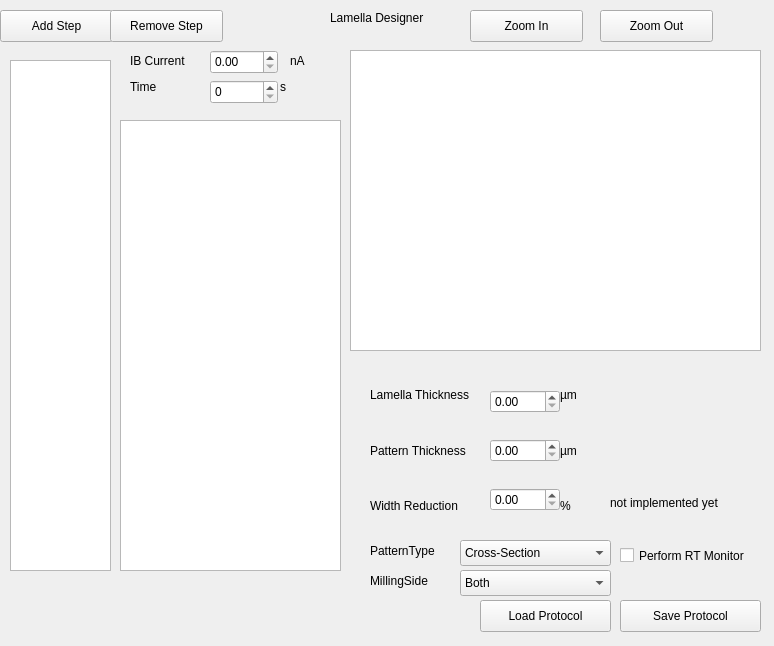
<?xml version="1.0" encoding="UTF-8"?>
<ui version="4.0">
 <class>PatternFileEditor</class>
 <widget class="QWidget" name="PatternFileEditor">
  <property name="geometry">
   <rect>
    <x>0</x>
    <y>0</y>
    <width>774</width>
    <height>646</height>
   </rect>
  </property>
  <property name="windowTitle">
   <string>Form</string>
  </property>
  <widget class="QLabel" name="label">
   <property name="geometry">
    <rect>
     <x>330</x>
     <y>10</y>
     <width>151</width>
     <height>16</height>
    </rect>
   </property>
   <property name="text">
    <string>Lamella Designer</string>
   </property>
  </widget>
  <widget class="QPushButton" name="Button_AddStep">
   <property name="geometry">
    <rect>
     <x>0</x>
     <y>10</y>
     <width>113</width>
     <height>32</height>
    </rect>
   </property>
   <property name="text">
    <string>Add Step</string>
   </property>
  </widget>
  <widget class="QPushButton" name="Button_RemoveStep">
   <property name="geometry">
    <rect>
     <x>110</x>
     <y>10</y>
     <width>113</width>
     <height>32</height>
    </rect>
   </property>
   <property name="text">
    <string>Remove Step</string>
   </property>
  </widget>
  <widget class="QGraphicsView" name="graphicsView">
   <property name="geometry">
    <rect>
     <x>350</x>
     <y>50</y>
     <width>411</width>
     <height>301</height>
    </rect>
   </property>
  </widget>
  <widget class="QLabel" name="label_10">
   <property name="geometry">
    <rect>
     <x>370</x>
     <y>530</y>
     <width>81</width>
     <height>41</height>
    </rect>
   </property>
   <property name="text">
    <string>PatternType</string>
   </property>
  </widget>
  <widget class="QLabel" name="label_11">
   <property name="geometry">
    <rect>
     <x>130</x>
     <y>40</y>
     <width>81</width>
     <height>41</height>
    </rect>
   </property>
   <property name="text">
    <string>IB Current</string>
   </property>
  </widget>
  <widget class="QDoubleSpinBox" name="Value_IB_Current">
   <property name="geometry">
    <rect>
     <x>210</x>
     <y>50</y>
     <width>68</width>
     <height>24</height>
    </rect>
   </property>
  </widget>
  <widget class="QLabel" name="label_12">
   <property name="geometry">
    <rect>
     <x>290</x>
     <y>40</y>
     <width>31</width>
     <height>41</height>
    </rect>
   </property>
   <property name="text">
    <string>nA</string>
   </property>
  </widget>
  <widget class="QComboBox" name="PatternTypeBox">
   <property name="geometry">
    <rect>
     <x>460</x>
     <y>540</y>
     <width>151</width>
     <height>26</height>
    </rect>
   </property>
   <item>
    <property name="text">
     <string>Cross-Section</string>
    </property>
   </item>
   <item>
    <property name="text">
     <string>Cleaning Cross-Section</string>
    </property>
   </item>
   <item>
    <property name="text">
     <string>Regular</string>
    </property>
   </item>
  </widget>
  <widget class="QListWidget" name="listWidget_Steps">
   <property name="geometry">
    <rect>
     <x>10</x>
     <y>60</y>
     <width>101</width>
     <height>511</height>
    </rect>
   </property>
   <property name="dragDropMode">
    <enum>QAbstractItemView::InternalMove</enum>
   </property>
  </widget>
  <widget class="QListWidget" name="listWidget_Patterns">
   <property name="geometry">
    <rect>
     <x>120</x>
     <y>120</y>
     <width>221</width>
     <height>451</height>
    </rect>
   </property>
  </widget>
  <widget class="QPushButton" name="Button_ZoomIn">
   <property name="geometry">
    <rect>
     <x>470</x>
     <y>10</y>
     <width>113</width>
     <height>32</height>
    </rect>
   </property>
   <property name="text">
    <string>Zoom In</string>
   </property>
  </widget>
  <widget class="QPushButton" name="Button_ZoomOut">
   <property name="geometry">
    <rect>
     <x>600</x>
     <y>10</y>
     <width>113</width>
     <height>32</height>
    </rect>
   </property>
   <property name="text">
    <string>Zoom Out</string>
   </property>
  </widget>
  <widget class="QPushButton" name="Button_SavePatternFile">
   <property name="geometry">
    <rect>
     <x>620</x>
     <y>600</y>
     <width>141</width>
     <height>32</height>
    </rect>
   </property>
   <property name="text">
    <string>Save Protocol</string>
   </property>
  </widget>
  <widget class="QPushButton" name="pushButton">
   <property name="geometry">
    <rect>
     <x>480</x>
     <y>600</y>
     <width>131</width>
     <height>32</height>
    </rect>
   </property>
   <property name="text">
    <string>Load Protocol</string>
   </property>
  </widget>
  <widget class="QLabel" name="label_13">
   <property name="geometry">
    <rect>
     <x>370</x>
     <y>560</y>
     <width>101</width>
     <height>41</height>
    </rect>
   </property>
   <property name="text">
    <string>MillingSide</string>
   </property>
  </widget>
  <widget class="QComboBox" name="PatternDirectionBox">
   <property name="geometry">
    <rect>
     <x>460</x>
     <y>570</y>
     <width>151</width>
     <height>26</height>
    </rect>
   </property>
   <item>
    <property name="text">
     <string>Both</string>
    </property>
   </item>
   <item>
    <property name="text">
     <string>Top</string>
    </property>
   </item>
   <item>
    <property name="text">
     <string>Bottom</string>
    </property>
   </item>
  </widget>
  <widget class="QCheckBox" name="Checkbox_RTMonitor">
   <property name="geometry">
    <rect>
     <x>620</x>
     <y>540</y>
     <width>150</width>
     <height>31</height>
    </rect>
   </property>
   <property name="text">
    <string>Perform RT Monitor</string>
   </property>
  </widget>
  <widget class="QWidget" name="layoutWidget">
   <property name="geometry">
    <rect>
     <x>490</x>
     <y>370</y>
     <width>70</width>
     <height>162</height>
    </rect>
   </property>
   <layout class="QGridLayout" name="gridLayout">
    <item row="2" column="0">
     <widget class="QDoubleSpinBox" name="Value_WidthRed"/>
    </item>
    <item row="1" column="0">
     <widget class="QDoubleSpinBox" name="Value_Pattern"/>
    </item>
    <item row="0" column="0">
     <widget class="QDoubleSpinBox" name="Value_Lamella"/>
    </item>
   </layout>
  </widget>
  <widget class="QWidget" name="layoutWidget">
   <property name="geometry">
    <rect>
     <x>370</x>
     <y>370</y>
     <width>114</width>
     <height>161</height>
    </rect>
   </property>
   <layout class="QGridLayout" name="gridLayout_2">
    <item row="1" column="0">
     <widget class="QLabel" name="label_5">
      <property name="text">
       <string>Pattern Thickness</string>
      </property>
     </widget>
    </item>
    <item row="2" column="0">
     <widget class="QLabel" name="label_8">
      <property name="text">
       <string>Width Reduction</string>
      </property>
     </widget>
    </item>
    <item row="0" column="0">
     <widget class="QLabel" name="label_2">
      <property name="text">
       <string>Lamella Thickness</string>
      </property>
     </widget>
    </item>
   </layout>
  </widget>
  <widget class="QWidget" name="layoutWidget">
   <property name="geometry">
    <rect>
     <x>560</x>
     <y>370</y>
     <width>41</width>
     <height>161</height>
    </rect>
   </property>
   <layout class="QGridLayout" name="gridLayout_3">
    <item row="0" column="0">
     <widget class="QLabel" name="label_3">
      <property name="text">
       <string>µm</string>
      </property>
     </widget>
    </item>
    <item row="1" column="0">
     <widget class="QLabel" name="label_4">
      <property name="text">
       <string>µm</string>
      </property>
     </widget>
    </item>
    <item row="2" column="0">
     <widget class="QLabel" name="label_9">
      <property name="text">
       <string>%</string>
      </property>
     </widget>
    </item>
   </layout>
  </widget>
  <widget class="QLabel" name="label_16">
   <property name="geometry">
    <rect>
     <x>610</x>
     <y>490</y>
     <width>131</width>
     <height>26</height>
    </rect>
   </property>
   <property name="text">
    <string>not implemented yet</string>
   </property>
  </widget>
  <widget class="QLabel" name="label_17">
   <property name="geometry">
    <rect>
     <x>130</x>
     <y>70</y>
     <width>61</width>
     <height>34</height>
    </rect>
   </property>
   <property name="text">
    <string>Time</string>
   </property>
  </widget>
  <widget class="QSpinBox" name="Value_Time_2">
   <property name="geometry">
    <rect>
     <x>210</x>
     <y>80</y>
     <width>68</width>
     <height>24</height>
    </rect>
   </property>
  </widget>
  <widget class="QLabel" name="label_18">
   <property name="geometry">
    <rect>
     <x>280</x>
     <y>70</y>
     <width>39</width>
     <height>34</height>
    </rect>
   </property>
   <property name="text">
    <string>s</string>
   </property>
  </widget>
 </widget>
 <resources/>
 <connections/>
</ui>
